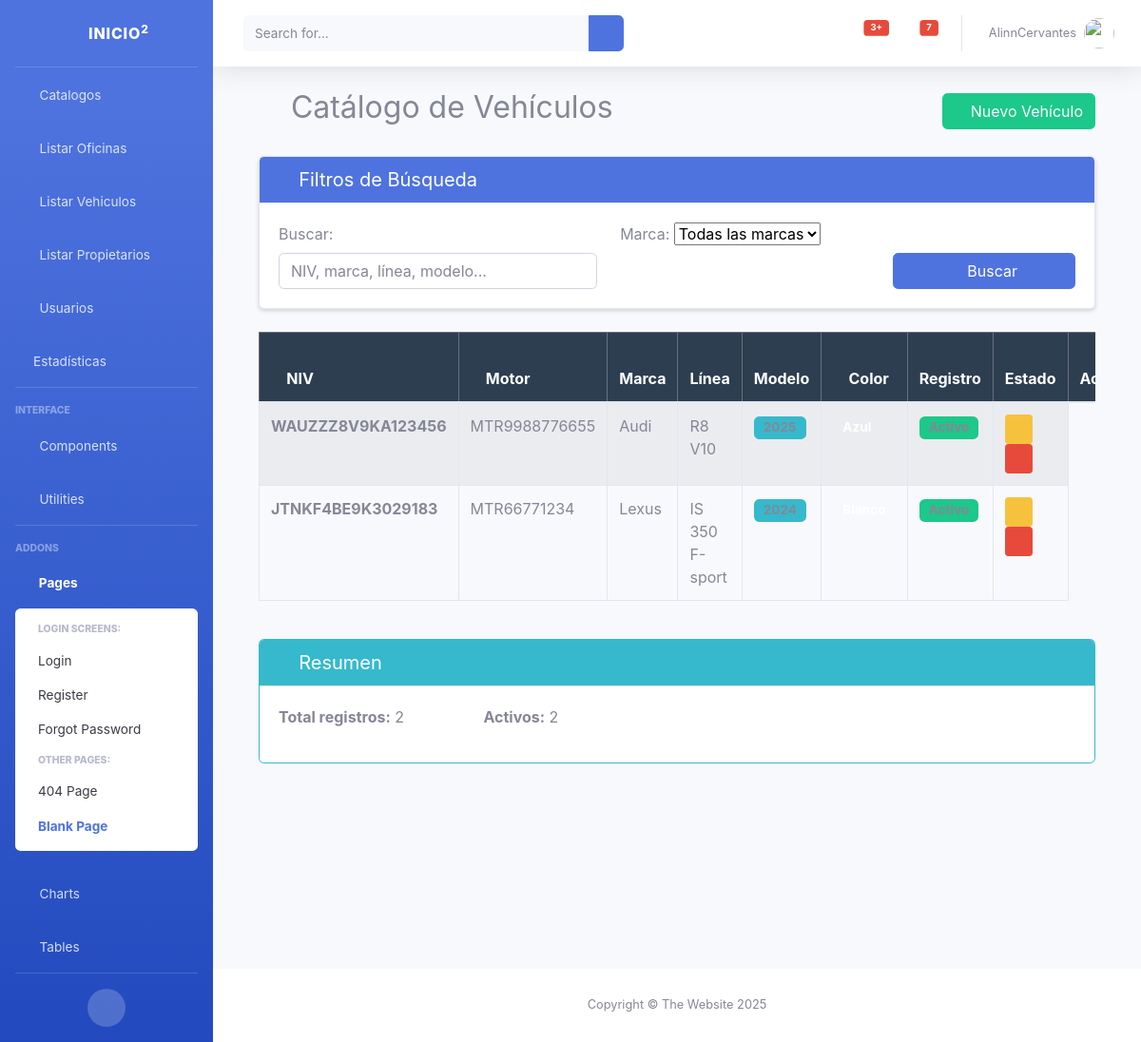
The app's page /catalogos/vehiculos/listar/ with its own data.
### catalogos/models.py (models this page shows, shortened)
class Vehiculo(models.Model):
    NIV = models.CharField(max_length=20, null=False, help_text="NIV del vehiculo")
    noMotor = models.CharField(max_length=30, blank=True)
    marca = models.CharField(max_length=40)
    linea= models.CharField(max_length=40)
    modelo= models.CharField(max_length=4)
    color= models.CharField(max_length=20, default='Blanco', verbose_name="Color del Vehiculo") #Añadido
    activo = models.BooleanField(default=True, verbose_name="¿Vehiculo Activo?") #Añadido
    """def __save__(self):
        self.NIV = self.NIV.upper()
        self.noMotor = self.noMotor.upper()
        super(Vehiculo, self.save())"""
    class Meta:  # NO class meta
        verbose_name_plural = "Vehiculos"  # Opcional cambiar nombre
        db_table = 'vehiculos'  # Opcional cambiar nombre tabla

### catalogos/views.py (the view, shortened to what this page needs)
# urls.py: path('vehiculos/listar/',views.vehiculosListar, name='vehiculosListar'),
def vehiculosListar(request):
    vehiculos = Vehiculo.objects.all()
    search = request.GET.get('search', '')
    marca = request.GET.get('marca', '')
    if marca:
        vehiculos = vehiculos.filter(marca__iexact=marca)
    color = request.GET.get('color', '')
    if color:
        vehiculos = vehiculos.filter(color__iexact=color)
    marcas = Vehiculo.objects.values_list('marca', flat=True).distinct()
    colores = Vehiculo.objects.values_list('color', flat=True).distinct()
    context = {
        'vehiculos': vehiculos,
        'marcas': marcas,
        'colores': colores,
    }
    return render(request, 'vehiculos_listar.html', context)

### catalogos/templates/vehiculos_listar.html (shortened to what this page needs)
{% extends 'base.html' %}
{% block contenido %}
<div class="container mt-4">
    <div class="d-flex justify-content-between align-items-center mb-4">
        <h2><i class="fas fa-car"></i> Catálogo de Vehículos</h2>
        <a href="{% url 'vehiculosCrear' %}" class="btn btn-success">
            <i class="fas fa-plus-circle"></i> Nuevo Vehículo
        </a>
    </div>
    <div class="card mb-4 shadow-sm">
        <div class="card-header bg-primary text-white">
            <h5 class="mb-0"><i class="fas fa-filter"></i> Filtros de Búsqueda</h5>
        </div>
        <div class="card-body">
            <form method="get" class="row g-3">
                <div class="col-md-5">
                    <label class="form-label">Buscar:</label>
                    <input type="text" name="search" class="form-control"
                           placeholder="NIV, marca, línea, modelo..."
                           value="{{ request.GET.search|default:'' }}">
                </div>
                <div class="col-md-4">
                    <label class="form-label">Marca:</label>
                    <select name="marca" class="form-select">
                        <option value="">Todas las marcas</option>
                    </select>
                </div>
                <div class="col-md-3 d-flex align-items-end">
                    <button type="submit" class="btn btn-primary w-100">
                        <i class="fas fa-search"></i> Buscar
                    </button>
                </div>
            </form>
        </div>
    </div>
    {% if vehiculos %}
    <div class="table-responsive">
        <table class="table table-striped table-hover table-bordered">
            <thead class="table-dark">
                <tr>
                    <th><i class="fas fa-hashtag"></i> NIV</th>
                    <th><i class="fas fa-cogs"></i> Motor</th>
                    <th><i class="fas fa-tag"></i> Marca</th>
                    <th><i class="fas fa-car-side"></i> Línea</th>
                    <th><i class="fas fa-calendar-alt"></i> Modelo</th>
                    <th><i class="fas fa-palette"></i> Color</th>
                    <th><i class="fas fa-calendar"></i> Registro</th>
                    <th><i class="fas fa-toggle-on"></i> Estado</th>
                    <th><i class="fas fa-cogs"></i> Acciones</th>
                </tr>
            </thead>
            <tbody>
                {% for item in vehiculos %}
                <tr>
                    <td><strong>{{ item.NIV }}</strong></td>
                    <td>{{ item.noMotor|default:"-" }}</td>
                    <td>{{ item.marca }}</td>
                    <td>{{ item.linea }}</td>
                    <td><span class="badge bg-info">{{ item.modelo }}</span></td>
                    <td>
                        <span class="badge" style="background-color: {{ item.color|lower }}; color: white;">
                        </span>
                    </td>
                    <td>
                        {% if item.activo %}
                        <span class="badge bg-success">Activo</span>
                        {% else %}
                        <span class="badge bg-danger">Inactivo</span>
                        {% endif %}
                    </td>
                    <td>
                        <a href="#" class="btn btn-sm btn-warning" title="Editar">
                            <i class="fas fa-edit"></i>
                        </a>
                        <a href="#" class="btn btn-sm btn-danger" title="Eliminar">
                            <i class="fas fa-trash"></i>
                        </a>
                    </td>
                </tr>
                {% endfor %}
            </tbody>
        </table>
    </div>
    <div class="row mt-4">
        <div class="col-md-12">
            <div class="card border-info">
                <div class="card-header bg-info text-white">
                    <h5 class="mb-0"><i class="fas fa-chart-bar"></i> Resumen</h5>
                </div>
                <div class="card-body">
                    <div class="row">
                        <div class="col-md-3">
                            <p><strong>Total registros:</strong> {{ vehiculos|length }}</p>
                        </div>
                        <div class="col-md-3">
                            <p><strong>Activos:</strong>
                                {{ vehiculos|length }}
                            </p>
                        </div>
                    </div>
                </div>
            </div>
        </div>
    </div>
    {% endif %}
</div>
{% endblock %}

### catalogos/templates/vehiculos_listar.html (style rules this page uses)
.table th { background-color: #2c3e50; color: white; }
.badge { font-size: 0.85em; padding: 5px 10px; }
.btn-sm { margin-right: 5px; }

### records on screen
Vehiculo: NIV "WAUZZZ8V9KA123456", noMotor "MTR9988776655", marca "Audi", linea "R8 V10"
Vehiculo: NIV "JTNKF4BE9K3029183", noMotor "MTR66771234", marca "Lexus", linea "IS 350 F-sport"

### other values on screen
{{ vehiculos|length }} "2"
